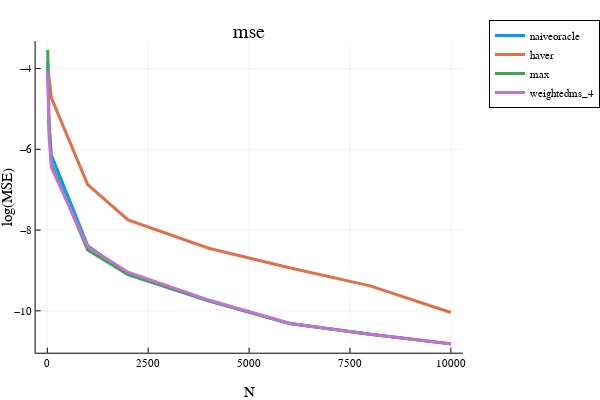

Source (notebook cell):
### Markdown cell above
### All-best

### Code cell
opt = (
    σ² = (1.0/2)^2, 
    dataseed=313, #123
    algoseed=789,
    n_trials = 200, #50, #1000, #200
    N_ary = [10, 20, 40, 100, 1000, 2000, 4000, 6000, 8000, 10000], 
    K = 64, # 3:8, 3:10
    algo_name = "uniform", # "ucb", # "ucb", "sr", "uniform"
    problem_name = "linear_K_splits", #"equal", "allbest", #"linear_K20" #"linear", "linear_K2_custom", "linear_K2"
    splits = [10],
    Delta = 0.03,
)
#estimator_names = ["haver", "naiveoracle", "avg", "max", "weighted_100", "weightedms_4", ]
estimator_names = ["naiveoracle", "haver", "avg", "max", "weightedms_4", ]
@show estimator_names
@show opt

hatvalues = zeros(opt.n_trials, length(opt.N_ary), length(estimator_names))
global estimators
global i_t_ary
rng_data = MersenneTwister(opt.dataseed)
rng_algo = MersenneTwister(opt.algoseed) 
rng_algo2 = MersenneTwister(opt.algoseed*31 + 1)
algo = []
problem = []
@showprogress for i_try = 1:opt.n_trials
#    global algo, problem
    myseed = rand(rng_data, UInt32)

    for i_N in eachindex(opt.N_ary)
        global problem, algo
        N = opt.N_ary[i_N]

        problem = problem_factory(opt.problem_name, opt.σ²,  myseed, K=opt.K, alpha=NaN, Delta=opt.Delta, splits=opt.splits)

        algo = algo_factory(opt.algo_name, problem, rand(rng_algo, UInt32))

        myseed2 = rand(rng_algo2, UInt32)
        estimators = [ estimator_factory(name, opt.σ², problem.μ, myseed2) for name in estimator_names]

        for i in 1:opt.K
            algo.n_pulls[i] = N
            rewards = problem.μ[i] .+ sqrt(problem.σ²)*randn(problem.rngs[i], N) 
            algo.sum_rewards[i] = sum(rewards) 
        end 
        
        for i_est in eachindex(estimators)
            hatvalues[i_try, i_N, i_est] = estimate_value(estimators[i_est], algo)
        end
        @assert maximum(problem.μ) == 0.0
    end
    #- compute the bias and the MSE
end
bias = meansqueeze(hatvalues, 1) # n_alphas x n_estimators
mse = meansqueeze(hatvalues .^ 2, 1)
mae = meansqueeze(abs.(hatvalues), 1)

x = opt.N_ary
i = 1; plot(x, log.(mse[:,i]), label=estimator_names[i], linewidth=3)
i = 2; plot!(x, log.(mse[:,i]), label=estimator_names[i], linewidth=3)
# i = 3; plot!(x, log.(mse[:,i]), label=estimator_names[i], linewidth=3) 
i = 4; plot!(x, log.(mse[:,i]), label=estimator_names[i], linewidth=3)
i = 5; plot!(x, log.(mse[:,i]), label=estimator_names[i], linewidth=3)
# i = 6; plot!(x, log.(mse[:,i]), label=estimator_names[i], linewidth=3)
plot!(xlabel="N", ylabel="log(MSE)", legend=:outertopright)  
title!("mse")

### Figure 1 — Plotly figure (JSON) as saved in the notebook; plotly's stock layout.template omitted (floating-point values rounded to 4 significant figures)
{"data": [{"colorbar": {"title": {"text": ""}}, "legendgroup": "naiveoracle", "line": {"color": "rgba(0, 154, 250, 1.000)", "dash": "solid", "shape": "linear", "width": 3}, "mode": "lines", "name": "naiveoracle", "showlegend": true, "type": "scatter", "x": [10, 20, 40, 100, 1000, 2000, 4000, 6000, 8000, 10000], "xaxis": "x", "y": [-3.827, -4.646, -5.324, -6.143, -8.386, -9.096, -9.755, -10.31, -10.58, -10.82], "yaxis": "y", "zmax": null, "zmin": null}, {"colorbar": {"title": {"text": ""}}, "legendgroup": "haver", "line": {"color": "rgba(227, 111, 71, 1.000)", "dash": "solid", "shape": "linear", "width": 3}, "mode": "lines", "name": "haver", "showlegend": true, "type": "scatter", "x": [10, 20, 40, 100, 1000, 2000, 4000, 6000, 8000, 10000], "xaxis": "x", "y": [-4.009, -4.065, -4.215, -4.727, -6.874, -7.747, -8.451, -8.934, -9.381, -10.04], "yaxis": "y", "zmax": null, "zmin": null}, {"colorbar": {"title": {"text": ""}}, "legendgroup": "max", "line": {"color": "rgba(62, 164, 78, 1.000)", "dash": "solid", "shape": "linear", "width": 3}, "mode": "lines", "name": "max", "showlegend": true, "type": "scatter", "x": [10, 20, 40, 100, 1000, 2000, 4000, 6000, 8000, 10000], "xaxis": "x", "y": [-3.538, -4.293, -5.333, -6.36, -8.493, -9.101, -9.755, -10.31, -10.58, -10.82], "yaxis": "y", "zmax": null, "zmin": null}, {"colorbar": {"title": {"text": ""}}, "legendgroup": "weightedms_4", "line": {"color": "rgba(195, 113, 210, 1.000)", "dash": "solid", "shape": "linear", "width": 3}, "mode": "lines", "name": "weightedms_4", "showlegend": true, "type": "scatter", "x": [10, 20, 40, 100, 1000, 2000, 4000, 6000, 8000, 10000], "xaxis": "x", "y": [-4.068, -4.689, -5.635, -6.448, -8.413, -9.042, -9.733, -10.31, -10.58, -10.82], "yaxis": "y", "zmax": null, "zmin": null}], "layout": {"annotations": [{"font": {"color": "rgba(0, 0, 0, 1)", "family": "sans-serif", "size": 20}, "rotation": 0, "showarrow": false, "text": "mse", "x": 0.535, "xanchor": "center", "xref": "paper", "y": 1, "yanchor": "top", "yref": "paper"}], "height": 400, "legend": {"bgcolor": "rgba(255, 255, 255, 1.000)", "bordercolor": "rgba(0, 0, 0, 1)", "borderwidth": 1, "font": {"color": "rgba(0, 0, 0, 1)", "family": "sans-serif", "size": 11}, "title": {"font": {"color": "rgba(0, 0, 0, 1)", "family": "sans-serif", "size": 15}, "text": ""}, "tracegroupgap": 0, "traceorder": "normal", "x": 1.05, "xanchor": "upper", "y": 1, "yanchor": "right"}, "margin": {"b": 20, "l": 0, "r": 0, "t": 20}, "paper_bgcolor": "rgba(255, 255, 255, 1.000)", "plot_bgcolor": "rgba(255, 255, 255, 1.000)", "showlegend": true, "width": 600, "xaxis": {"anchor": "y", "domain": [0.07647, 0.9934], "gridcolor": "rgba(0, 0, 0, 0.1)", "gridwidth": 0.5, "linecolor": "rgba(0, 0, 0, 1)", "mirror": false, "range": [-289.7, 10300.0], "showgrid": true, "showline": true, "showticklabels": true, "tickangle": 0, "tickcolor": "rgb(0, 0, 0)", "tickfont": {"color": "rgba(0, 0, 0, 1)", "family": "sans-serif", "size": 11}, "tickmode": "array", "ticks": "inside", "ticktext": ["0", "2500", "5000", "7500", "10000"], "tickvals": [0, 2500, 5000, 7500, 10000], "title": {"font": {"color": "rgba(0, 0, 0, 1)", "family": "sans-serif", "size": 15}, "text": "N"}, "type": "linear", "visible": true, "zeroline": false, "zerolinecolor": "rgba(0, 0, 0, 1)"}, "yaxis": {"anchor": "x", "domain": [0.07581, 0.9415], "gridcolor": "rgba(0, 0, 0, 0.1)", "gridwidth": 0.5, "linecolor": "rgba(0, 0, 0, 1)", "mirror": false, "range": [-11.04, -3.32], "showgrid": true, "showline": true, "showticklabels": true, "tickangle": 0, "tickcolor": "rgb(0, 0, 0)", "tickfont": {"color": "rgba(0, 0, 0, 1)", "family": "sans-serif", "size": 11}, "tickmode": "array", "ticks": "inside", "ticktext": ["−10", "−8", "−6", "−4"], "tickvals": [-10, -8, -6, -4], "title": {"font": {"color": "rgba(0, 0, 0, 1)", "family": "sans-serif", "size": 15}, "text": "log(MSE)"}, "type": "linear", "visible": true, "zeroline": false, "zerolinecolor": "rgba(0, 0, 0, 1)"}}}
